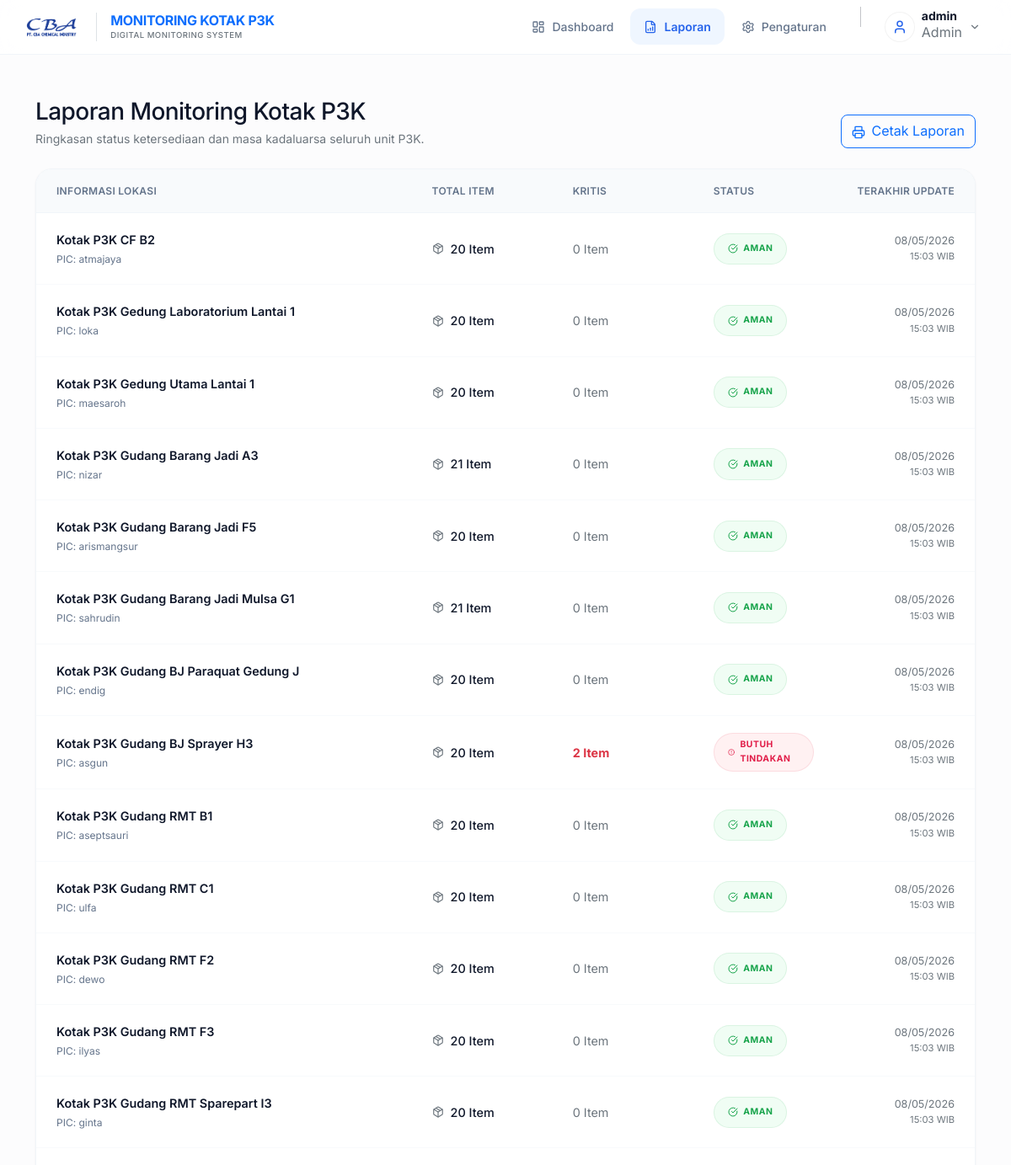
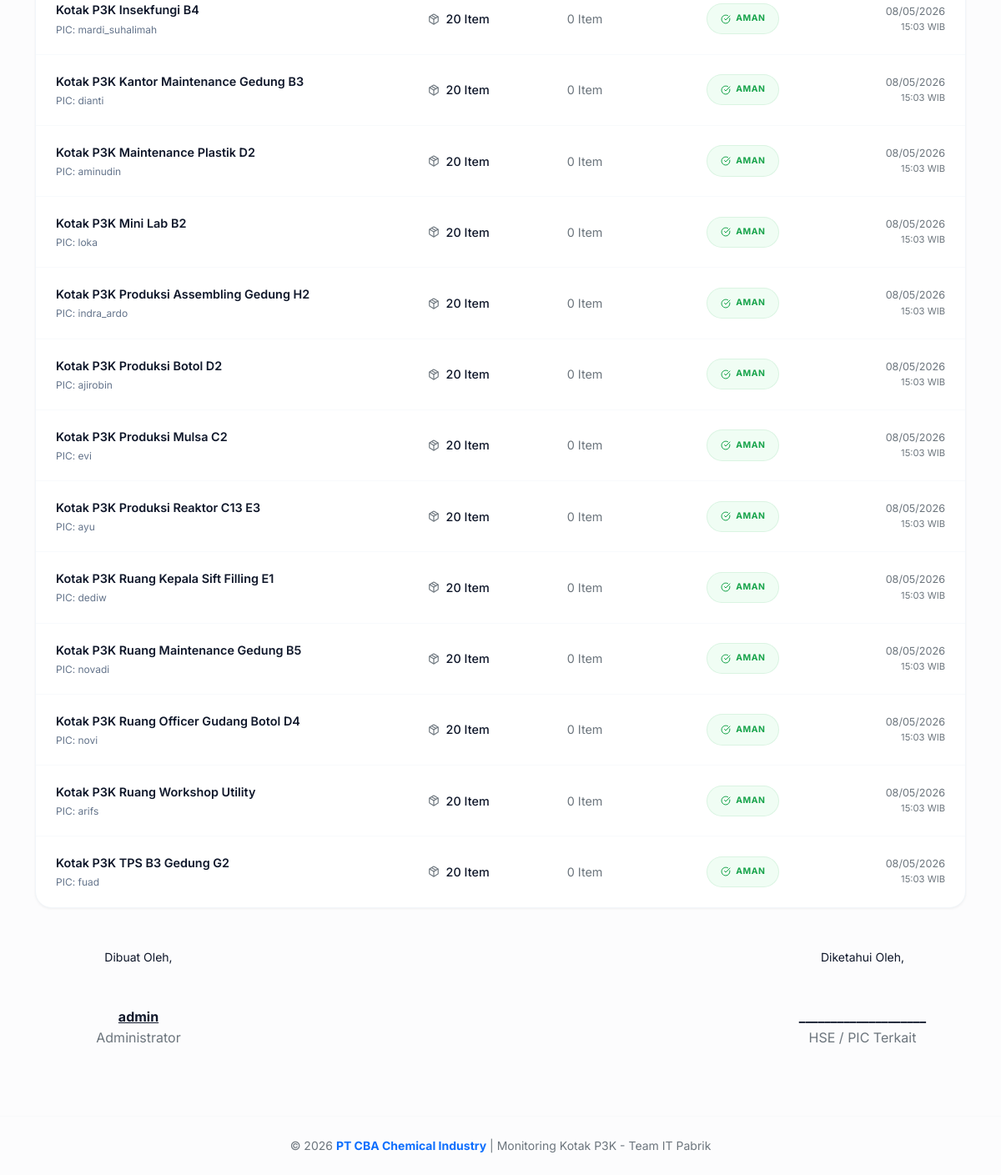
Screenshot of /laporan.php (signed in) with the database file from the repository (2 pictures, top to bottom).
### tables this page shows
CREATE TABLE `p3k_lokasi` (
  `id` int(11) NOT NULL,
  `nama_lokasi` varchar(100) NOT NULL,
  `last_update` datetime DEFAULT current_timestamp() ON UPDATE current_timestamp(),
  `pic` varchar(100) DEFAULT 'Admin'
);

### laporan.php (the view, shortened to what this page needs)
<?php
include "db.php";
$q_all_locations = mysqli_query($conn, "SELECT l.*,
    (SELECT COUNT(*) FROM p3k_items WHERE lokasi_id = l.id) as total_items,
    (SELECT COUNT(*) FROM p3k_items WHERE lokasi_id = l.id AND (stok <= min_stok OR tgl_kadaluarsa <= DATE_ADD(CURDATE(), INTERVAL 30 DAY))) as critical_items
    FROM p3k_lokasi l ORDER BY l.nama_lokasi ASC");
?>
<!DOCTYPE html>
<html lang="id">
<head>
    <link href="https://cdn.jsdelivr.net/npm/bootstrap@5.3.2/dist/css/bootstrap.min.css" rel="stylesheet">
    <link rel="stylesheet" href="assets/css/style.css">
</head>
<body>
    <nav class="navbar glass-navbar fixed-top py-2">
        <div class="container-fluid px-4">
            <a href="dashboard.php" class="d-flex align-items-center gap-3 text-decoration-none">
                <img src="assets/images/cba-text.png" alt="Logo CBA" style="height: 35px; width: auto;">
                <div class="brand-text border-start ps-3 d-none d-sm-block">
                    <h1 class="h6 mb-0 fw-bold tracking-tight text-primary">MONITORING KOTAK P3K</h1>
                    <p class="text-secondary tiny mb-0 fw-medium" style="font-size: 0.6rem; letter-spacing: 0.05em;">
                        DIGITAL MONITORING SYSTEM</p>
                </div>
            </a>
            <div class="d-flex align-items-center gap-4">
                <nav class="d-none d-md-flex align-items-center gap-1">
                    <a href="dashboard.php" class="nav-link-premium"><i data-lucide="layout-dashboard"
                            style="width:16px;"></i> Dashboard</a>
                    <?php if ($_SESSION['role'] == 'Admin'): ?>
                        <a href="laporan.php" class="nav-link-premium active"><i data-lucide="file-bar-chart"
                                style="width:16px;"></i> Laporan</a>
                        <a href="pengaturan.php" class="nav-link-premium"><i data-lucide="settings" style="width:16px;"></i>
                            Pengaturan</a>
                    <?php endif; ?>
                </nav>
                <div class="dropdown">
                    <div class="user-profile-trigger d-flex align-items-center gap-2" data-bs-toggle="dropdown"
                        role="button">
                        <div class="avatar-circle bg-accent-light text-accent rounded-circle d-flex align-items-center justify-content-center"
                            style="width: 36px; height: 36px;"><i data-lucide="user" style="width:18px;"></i></div>
                        <div class="d-none d-lg-block">
                            <p class="small fw-bold mb-0 lh-1"><?= htmlspecialchars($_SESSION['username']) ?></p>
                            <p class="text-secondary tiny mb-0"><?= $_SESSION['role'] ?></p>
                        </div>
                        <i data-lucide="chevron-down" class="text-secondary" style="width:14px;"></i>
                    </div>
                </div>
            </div>
        </div>
    </nav>
    <div class="container py-3" style="margin-top: 100px; padding-bottom: 100px;">
        <div class="d-flex justify-content-between align-items-end mb-4">
            <div>
                <h2 class="h3 mb-1">Laporan Monitoring Kotak P3K</h2>
                <p class="text-secondary small mb-0">Ringkasan status ketersediaan dan masa kadaluarsa seluruh unit P3K.
                </p>
            </div>
            <button onclick="window.print()" class="btn btn-outline-primary rounded-3"><i data-lucide="printer"
                    class="me-2" style="width:16px;"></i>Cetak Laporan</button>
        </div>
        <div class="glass-card overflow-hidden">
            <div class="table-responsive">
                <table class="table-premium">
                    <thead>
                        <tr>
                            <th style="width: 40%;">INFORMASI LOKASI</th>
                            <th style="width: 15%;">TOTAL ITEM</th>
                            <th style="width: 15%;">KRITIS</th>
                            <th style="width: 15%;">STATUS</th>
                            <th class="text-end" style="width: 15%;">TERAKHIR UPDATE</th>
                        </tr>
                    </thead>
                    <tbody>
                        <?php while ($row = mysqli_fetch_assoc($q_all_locations)): ?>
                            <tr>
                                <td>
                                    <span class="row-title"><?= htmlspecialchars($row['nama_lokasi']) ?></span>
                                    <span class="row-subtitle">PIC: <?= htmlspecialchars($row['pic']) ?></span>
                                </td>
                                <td>
                                    <div class="d-flex align-items-center gap-2"><i data-lucide="package"
                                            class="text-secondary" style="width:14px;"></i><span
                                            class="fw-medium"><?= (int) $row['total_items'] ?> Item</span></div>
                                </td>
                                <td><span
                                        class="<?= $row['critical_items'] > 0 ? 'text-danger fw-bold' : 'text-secondary' ?>"><?= (int) $row['critical_items'] ?>
                                        Item</span></td>
                                <td><?php if ($row['critical_items'] > 0): ?> <span class="badge-status badge-critical"><i
                                                data-lucide="alert-circle" style="width:12px;"></i> Butuh Tindakan</span>
                                    <?php else: ?> <span class="badge-status badge-success"><i data-lucide="check-circle"
                                                style="width:12px;"></i> Aman</span>
                                    <?php endif; ?>
                                </td>
                                <td class="text-end">
                                    <div class="text-secondary small"><?= date('d/m/Y', strtotime($row['last_update'])) ?>
                                        <div class="tiny" style="font-size: 0.7rem;">
                                            <?= date('H:i', strtotime($row['last_update'])) ?> WIB
                                        </div>
                                    </div>
                                </td>
                            </tr>
                        <?php endwhile; ?>
                    </tbody>
                </table>
            </div>
        </div>
        <div class="report-footer mt-5">
            <div class="d-flex justify-content-between px-4">
                <div class="text-center" style="min-width: 200px;">
                    <p class="small mb-5">Dibuat Oleh,</p>
                    <div class="mt-5">
                        <p class="fw-bold mb-0 text-decoration-underline"><?= htmlspecialchars($_SESSION['username']) ?></p>
                        <p class="tiny text-secondary">Administrator</p>
                    </div>
                </div>
                <div class="text-center" style="min-width: 200px;">
                    <p class="small mb-5">Diketahui Oleh,</p>
                    <div class="mt-5">
                        <p class="fw-bold mb-0">____________________</p>
                        <p class="tiny text-secondary">HSE / PIC Terkait</p>
                    </div>
                </div>
            </div>
        </div>
    </div>
    <footer class="py-4 mt-5 border-top border-light text-center">
        <div class="container-fluid px-4">
            <p class="text-secondary small mb-0">&copy; <?= date('Y') ?> <span class="fw-bold text-primary">PT CBA Chemical Industry</span> | Monitoring Kotak P3K - Team IT Pabrik</p>
        </div>
    </footer>
</body>
</html>

### assets/css/style.css (style rules this page uses)
html { height: 100%; }
:root { --primary: #0f172a; --accent: #2563eb; --accent-light: #eff6ff; --secondary: #64748b; --bg-main: #fcfcfd; --white: #ffffff; --danger: #ef4444; --success: #10b981; --warning: #f59e0b; --glass: rgba(255, 255, 255, 0.95); --glass-border: #f1f5f9; --shadow-sm: 0 1px 3px rgba(0,0,0,0.05); --shadow: 0 4px 6px -1px rgba(0,0,0,0.02), 0 2px 4px -2px rgba(0,0,0,0.02); --shadow-lg: 0 20px 25px -5px rgba(0,0,0,0.03), 0 10px 10px -5px rgba(0,0,0,0.01); }
* { margin: 0; padding: 0; box-sizing: border-box; font-family: 'Inter', sans-serif; }
body { background-color: var(--bg-main); color: var(--primary); line-height: 1.6; -webkit-font-smoothing: antialiased; overflow-x: hidden; display: flex; flex-direction: column; min-height: 100vh; }
main, .main-content, .container, .container-fluid { flex: 1 0 auto; }
.glass-card { background: var(--white); border: 1px solid var(--glass-border); border-radius: 1.25rem; box-shadow: var(--shadow-sm); transition: all 0.3s cubic-bezier(0.4, 0, 0.2, 1); }
.glass-navbar { background: rgba(255, 255, 255, 0.8); backdrop-filter: blur(12px); -webkit-backdrop-filter: blur(12px); border-bottom: 1px solid var(--glass-border); }
h1, h2, h3, h4, h5, h6 { font-weight: 700; color: var(--primary); letter-spacing: -0.02em; }
.text-accent { color: var(--accent); }
footer { margin-top: auto; width: 100%; }
.badge-status { padding: 0.35rem 1rem; border-radius: 100px; font-size: 0.65rem; font-weight: 700; text-transform: uppercase; letter-spacing: 0.05em; display: inline-flex; align-items: center; gap: 0.4rem; }
.badge-critical { background: #fff1f2; color: #e11d48; border: 1px solid rgba(225, 29, 72, 0.1); }
.badge-success { background: #f0fdf4; color: #16a34a; border: 1px solid rgba(22, 163, 74, 0.1); }
.table-premium { width: 100%; border-collapse: separate; border-spacing: 0; }
.table-premium thead tr { background: #f8fafc; }
.table-premium thead th { background: #f8fafc; color: var(--secondary); font-weight: 600; text-transform: uppercase; font-size: 0.75rem; letter-spacing: 0.025em; padding: 1rem 1.5rem; border-bottom: 1px solid #f1f5f9; }
.table-premium thead th:first-child { border-top-left-radius: 0.75rem; }
.table-premium thead th:last-child { border-top-right-radius: 0.75rem; }
.table-premium tbody td { padding: 1.25rem 1.5rem; border-bottom: 1px solid #f8fafc; font-size: 0.9rem; color: var(--primary); transition: background 0.2s; }
.table-premium tbody tr:last-child td { border-bottom: none; }
.table-premium .row-title { font-weight: 600; color: var(--primary); display: block; }
.table-premium .row-subtitle { display: block; font-size: 0.75rem; color: var(--secondary); font-weight: 400; margin-top: 2px; }
.nav-link-premium { display: flex; align-items: center; gap: 0.5rem; padding: 0.6rem 1rem; border-radius: 0.75rem; color: var(--secondary); font-weight: 500; font-size: 0.875rem; transition: all 0.2s; text-decoration: none; }
.nav-link-premium.active { color: var(--accent); background: var(--accent-light); font-weight: 600; }
.user-profile-trigger { cursor: pointer; padding: 0.25rem; padding-right: 0.75rem; border-radius: 2rem; transition: all 0.2s; }
.avatar-circle { box-shadow: inset 0 0 0 1px rgba(0,0,0,0.05); }

### rows the page displays
p3k_lokasi: nama_lokasi "Kotak P3K CF B2", pic "atmajaya", total_items "20", critical_items "0", shows "AMAN", last_update "08/05/2026", last_update "15:03"
p3k_lokasi: nama_lokasi "Kotak P3K Gedung Laboratorium Lantai 1", pic "loka", total_items "20", critical_items "0", shows "AMAN", last_update "08/05/2026", last_update "15:03"
p3k_lokasi: nama_lokasi "Kotak P3K Gedung Utama Lantai 1", pic "maesaroh", total_items "20", critical_items "0", shows "AMAN", last_update "08/05/2026", last_update "15:03"
p3k_lokasi: nama_lokasi "Kotak P3K Gudang Barang Jadi A3", pic "nizar", total_items "21", critical_items "0", shows "AMAN", last_update "08/05/2026", last_update "15:03"
p3k_lokasi: nama_lokasi "Kotak P3K Gudang Barang Jadi F5", pic "arismangsur", total_items "20", critical_items "0", shows "AMAN", last_update "08/05/2026", last_update "15:03"
p3k_lokasi: nama_lokasi "Kotak P3K Gudang Barang Jadi Mulsa G1", pic "sahrudin", total_items "21", critical_items "0", shows "AMAN", last_update "08/05/2026", last_update "15:03"
p3k_lokasi: nama_lokasi "Kotak P3K Gudang BJ Paraquat Gedung J", pic "endig", total_items "20", critical_items "0", shows "AMAN", last_update "08/05/2026", last_update "15:03"
p3k_lokasi: nama_lokasi "Kotak P3K Gudang BJ Sprayer H3", pic "asgun", total_items "20", critical_items "2", shows "BUTUH TINDAKAN", last_update "08/05/2026", last_update "15:03"
p3k_lokasi: nama_lokasi "Kotak P3K Gudang RMT B1", pic "aseptsauri", total_items "20", critical_items "0", shows "AMAN", last_update "08/05/2026", last_update "15:03"
p3k_lokasi: nama_lokasi "Kotak P3K Gudang RMT C1", pic "ulfa", total_items "20", critical_items "0", shows "AMAN", last_update "08/05/2026", last_update "15:03"
p3k_lokasi: nama_lokasi "Kotak P3K Gudang RMT F2", pic "dewo", total_items "20", critical_items "0", shows "AMAN", last_update "08/05/2026", last_update "15:03"
p3k_lokasi: nama_lokasi "Kotak P3K Gudang RMT F3", pic "ilyas", total_items "20", critical_items "0", shows "AMAN", last_update "08/05/2026", last_update "15:03"
p3k_lokasi: nama_lokasi "Kotak P3K Gudang RMT Sparepart I3", pic "ginta", total_items "20", critical_items "0", shows "AMAN", last_update "08/05/2026", last_update "15:03"
p3k_lokasi: nama_lokasi "Kotak P3K Insekfungi B4", pic "mardi_suhalimah", total_items "20", critical_items "0", shows "AMAN", last_update "08/05/2026", last_update "15:03"
p3k_lokasi: nama_lokasi "Kotak P3K Kantor Maintenance Gedung B3", pic "dianti", total_items "20", critical_items "0", shows "AMAN", last_update "08/05/2026", last_update "15:03"
p3k_lokasi: nama_lokasi "Kotak P3K Maintenance Plastik D2", pic "aminudin", total_items "20", critical_items "0", shows "AMAN", last_update "08/05/2026", last_update "15:03"
p3k_lokasi: nama_lokasi "Kotak P3K Mini Lab B2", pic "loka", total_items "20", critical_items "0", shows "AMAN", last_update "08/05/2026", last_update "15:03"
p3k_lokasi: nama_lokasi "Kotak P3K Produksi Assembling Gedung H2", pic "indra_ardo", total_items "20", critical_items "0", shows "AMAN", last_update "08/05/2026", last_update "15:03"
p3k_lokasi: nama_lokasi "Kotak P3K Produksi Botol D2", pic "ajirobin", total_items "20", critical_items "0", shows "AMAN", last_update "08/05/2026", last_update "15:03"
p3k_lokasi: nama_lokasi "Kotak P3K Produksi Mulsa C2", pic "evi", total_items "20", critical_items "0", shows "AMAN", last_update "08/05/2026", last_update "15:03"
p3k_lokasi: nama_lokasi "Kotak P3K Produksi Reaktor C13 E3", pic "ayu", total_items "20", critical_items "0", shows "AMAN", last_update "08/05/2026", last_update "15:03"
p3k_lokasi: nama_lokasi "Kotak P3K Ruang Kepala Sift Filling E1", pic "dediw", total_items "20", critical_items "0", shows "AMAN", last_update "08/05/2026", last_update "15:03"
p3k_lokasi: nama_lokasi "Kotak P3K Ruang Maintenance Gedung B5", pic "novadi", total_items "20", critical_items "0", shows "AMAN", last_update "08/05/2026", last_update "15:03"
p3k_lokasi: nama_lokasi "Kotak P3K Ruang Officer Gudang Botol D4", pic "novi", total_items "20", critical_items "0", shows "AMAN", last_update "08/05/2026", last_update "15:03"
p3k_lokasi: nama_lokasi "Kotak P3K Ruang Workshop Utility", pic "arifs", total_items "20", critical_items "0", shows "AMAN", last_update "08/05/2026", last_update "15:03"
p3k_lokasi: nama_lokasi "Kotak P3K TPS B3 Gedung G2", pic "fuad", total_items "20", critical_items "0", shows "AMAN", last_update "08/05/2026", last_update "15:03"

### other values shown
$_SESSION['username'] "admin"
$_SESSION['role'] "Admin"
